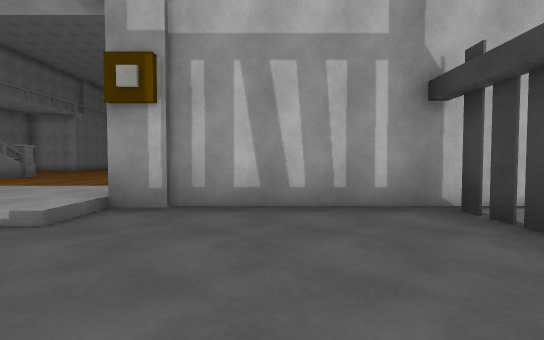
[1] (above)

18 first-person views from a walk through a scene from a Unity 3-D project. The camera is 1.2 m above the floor, tilts 2° down and sees 90° across. The floor is counted in squares, 2 m on a side. Each view is taken from the middle of a square. On the plan, view 1 faces up. The plan holds only what a view shows up to about 9 squares ahead; the rest is blank. The place goes on beyond the plan. Door leaves are left out, so doorways stand open. Some surface patterns are stand-ins.

[2]
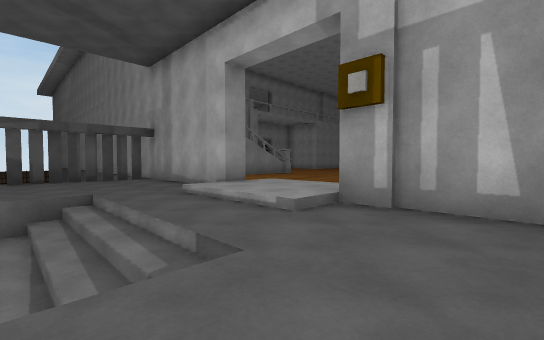

[3]
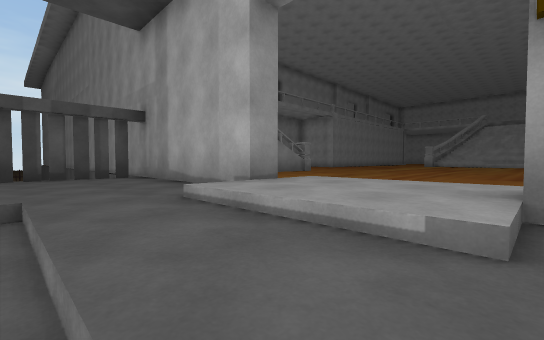

[4]
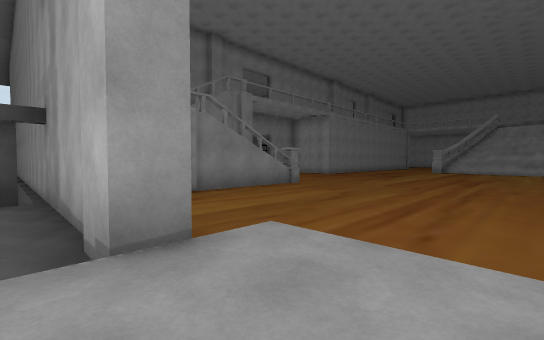

[5]
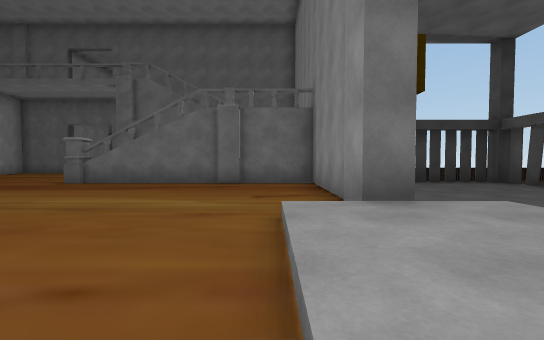

[6]
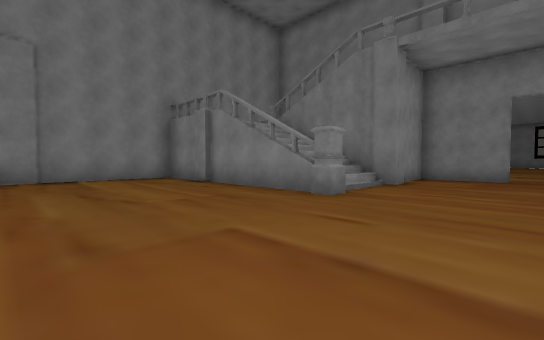

[7]
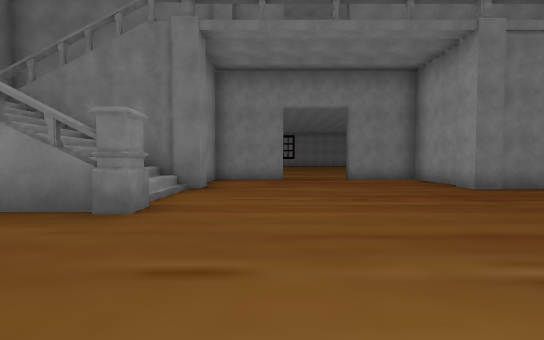

[8]
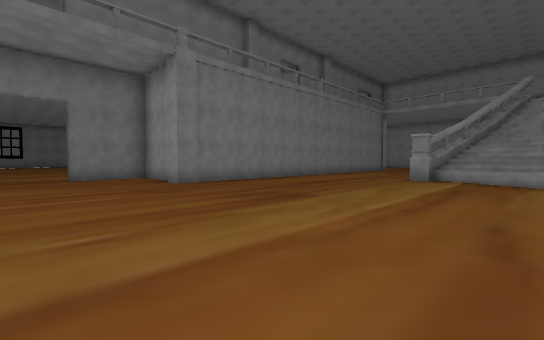

[9]
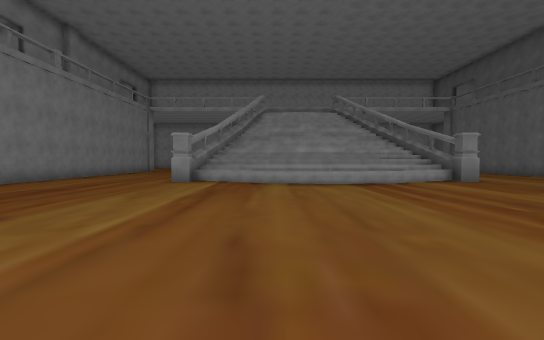

[10]
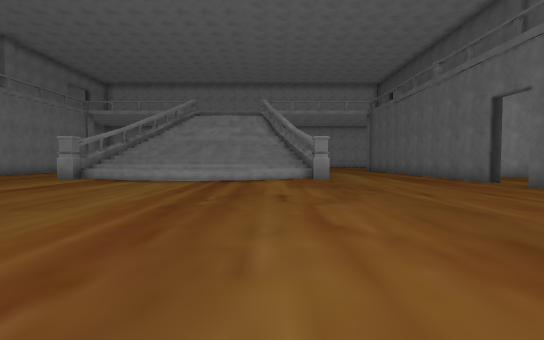

[11]
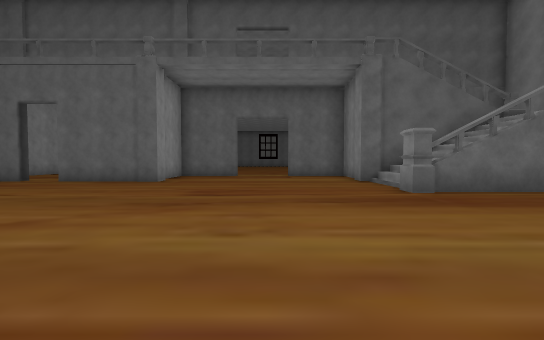

[12]
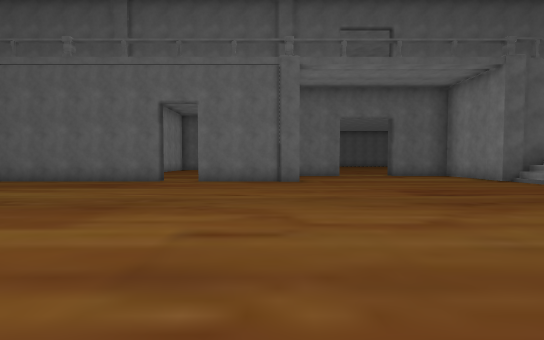

[13]
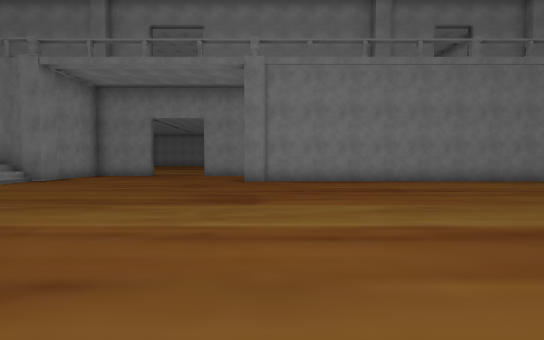

[14]
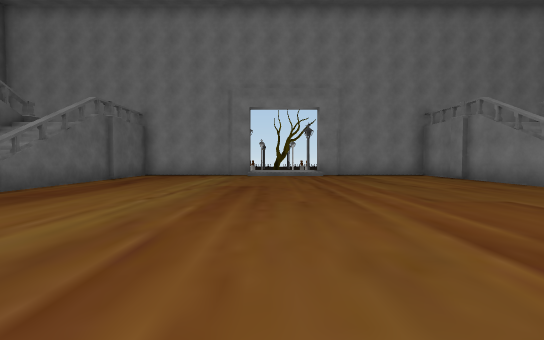

[15]
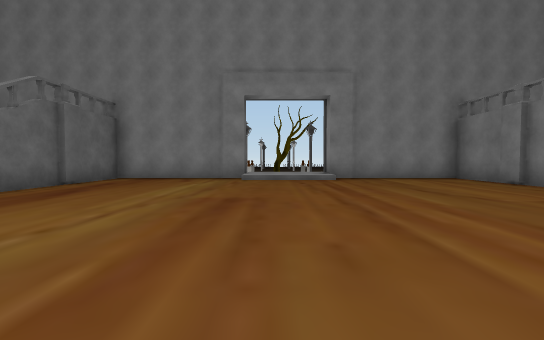

[16]
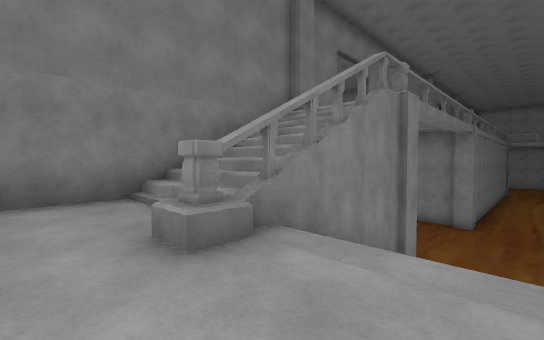

[17]
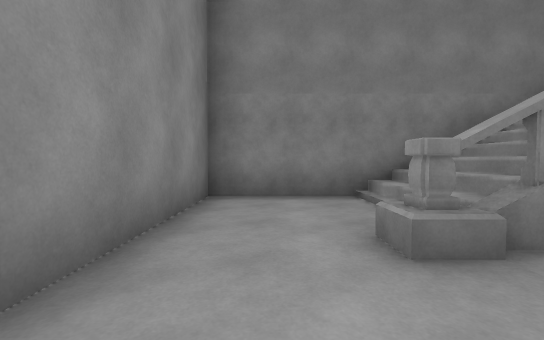

[18]
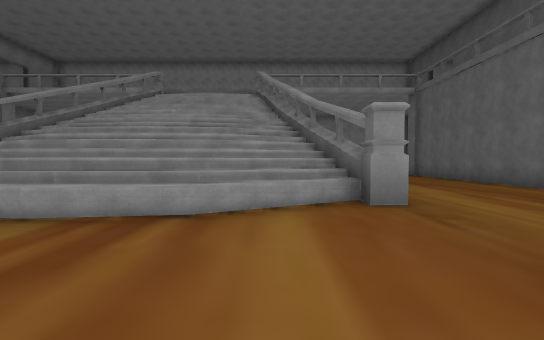

### Floor plan
Key: @ floor where view 1 was taken; # wall or solid block; x gap in a wall; . main floor; : floor 0.25 m higher than the main floor; + floor 1.25 m higher than the main floor; * floor 3.5 m higher than the main floor; / step, stairs or slope; D open door; = window, fence, low wall or low ledge; ^ raised ledge; v drop or lower ground; R railing; P pillar.
Columns run from 16 left of view 1 to 6 right of it. Each row starts with its distance up from view 1.
 27                     .#
 26                    ..#
 25     #              ..#
 24     #.            ...#
 23     #... ########....#
 22     #...P##+##+##....#
 21     #...../====/.....#.
 20     #................D.
 19     #................D
 18     #................#
 17  ####................#
 16  #.....................
 15  #.....................
 14 .DD....................
 13 .DD....................
 12 .#.....................
 11  #.....................
 10  #//P//#..........#//P/
  9  #//#//x..........x//#
  8  #//#//x..........x//#
  7  #//^//x..........x//^
  6  #**^**x..........x  ^
  5  #*****v..........v
  4  ###########DDD########
  3  vvvvvvx.../::/...Rv
  2        x...////...x
  1        #...////...#
  0        #...////.@.#

Positions as (right, up) in squares from view 1, and headings:
1: (0, 0), facing up
2: (0, 0), facing up-left
3: (-2, 1), facing up-left
4: (-3, 3), facing up-left
5: (-5, 5), facing right
6: (-5, 13), facing down-left
7: (-6, 12), facing left
8: (-5, 13), facing up-left
9: (-5, 14), facing up
10: (-1, 13), facing up
11: (-3, 13), facing right
12: (-3, 17), facing right
13: (-4, 17), facing left
14: (-3, 15), facing down
15: (-3, 13), facing down
16: (-10, 5), facing up-left
17: (-10, 5), facing left
18: (-1, 18), facing up
